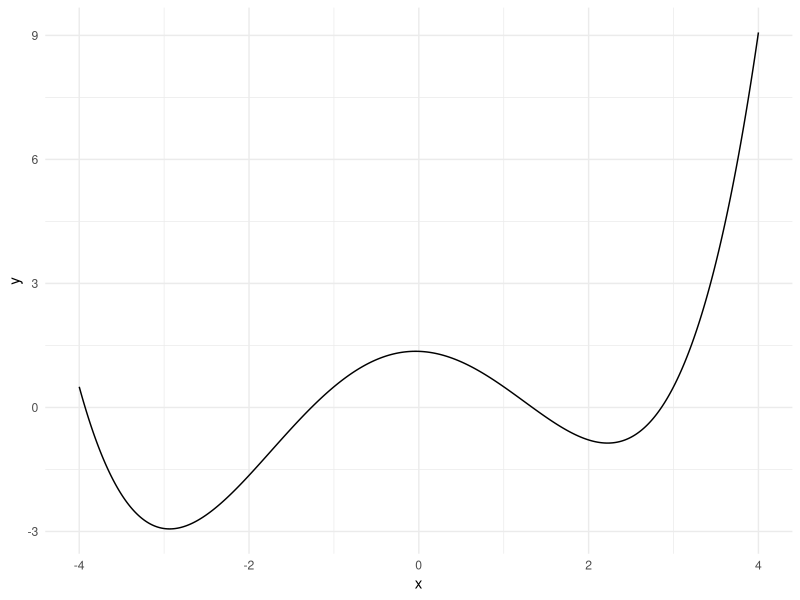
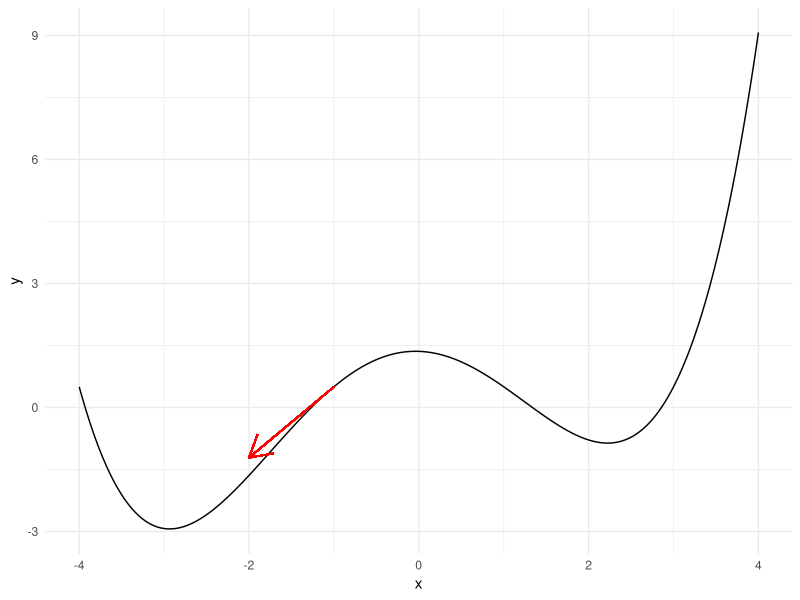
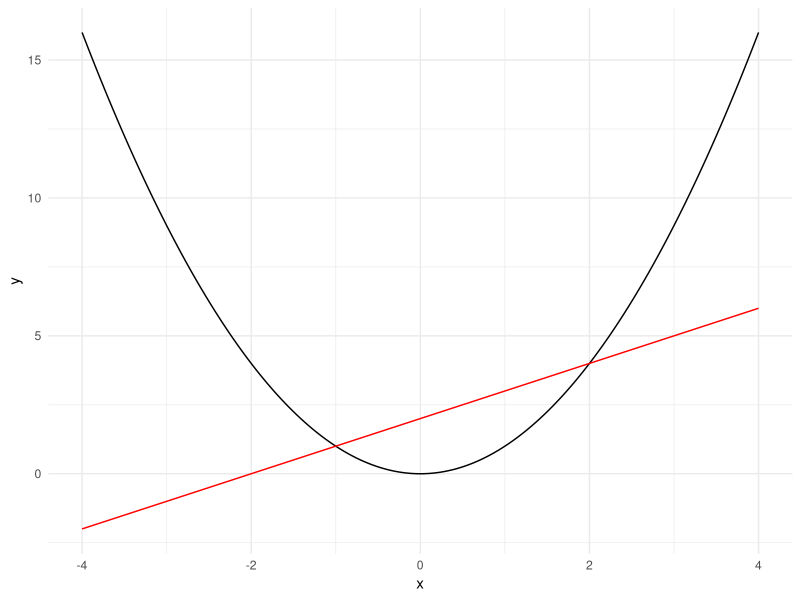
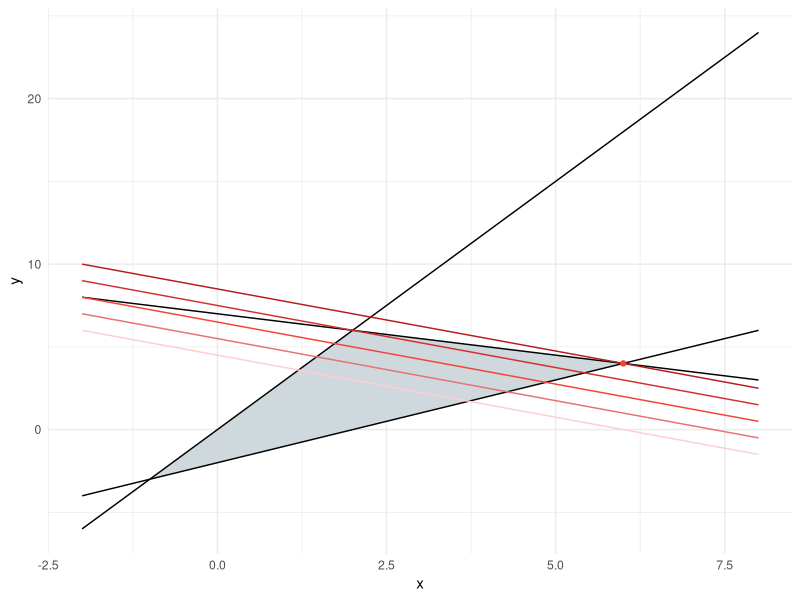
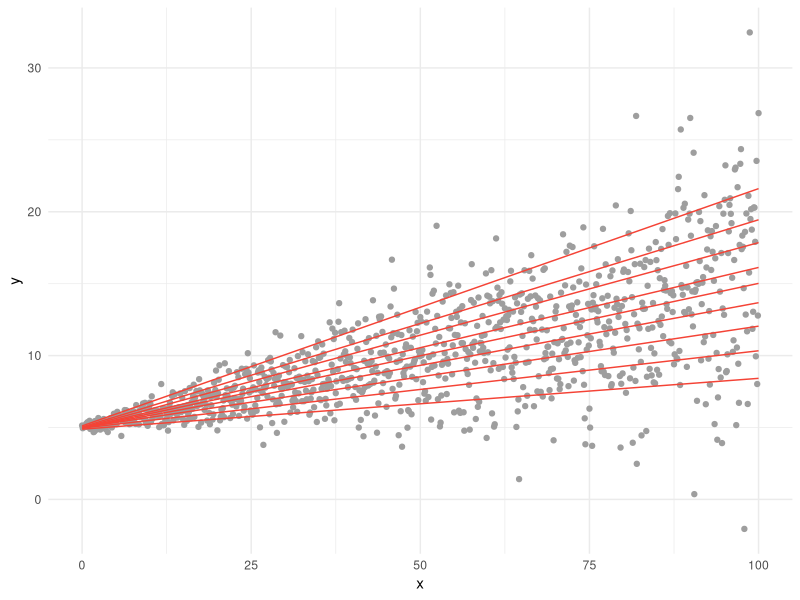

Write the R code that produced these figures, in order.
library(quantreg)
library(tidyverse)

f <- function(x) ((x+4) * (x+1) * (x-1) * (x-3)) / 14 + 0.5
f_prime <- function(x) (4 * x**3 + 3 * x**2 - 26 * x - 1) / 14
f_prime_prime <- function(x) (6 * x**2 + 3 * x - 13) / 7


p <- tibble(
         x = seq(-4, 4, 0.01),
         y = f(x)
     ) %>%
     ggplot(mapping = aes(x = x, y = y)) +
        geom_line() +
        theme_minimal() + xlab("x") + ylab("y")

ggsave('local_vs_global_minima.pdf', p)


p <- tibble(
         x = seq(-4, 4, 0.01),
         y = f(x)
     ) %>%
     ggplot(mapping = aes(x = x, y = y)) +
        geom_line() +
        geom_segment(mapping = aes(x = -1, y = f(-1),
                                   xend = -2, yend = f(-1) - f_prime(-1)),
                     arrow = arrow(), color = "red") +
        theme_minimal() + xlab("x") + ylab("y")

ggsave('derivative.pdf', p)


p <- tibble(
         x = seq(-4, 4, 0.01)
     ) %>%
     ggplot(mapping = aes(x = x)) +
        geom_line(mapping = aes(y = x**2)) +
        geom_line(mapping = aes(y = x + 2), color = "red") +
        theme_minimal() + xlab("x") + ylab("y")

ggsave('convex_function.pdf', p)


p <- tibble(
         x = seq(-2, 8, 0.01)
     ) %>%
     ggplot(mapping = aes(x = x)) +
        geom_polygon(data = tibble(x = c(2, -1, 6), y = c(6, -3, 4)),
                     mapping = aes(x = x, y = y), fill = "#CFD8DC") +
        geom_line(mapping = aes(y = 3*x)) +
        geom_line(mapping = aes(y = -x/2 + 7)) +
        geom_line(mapping = aes(y = x - 2)) +
        geom_line(mapping = aes(y = (-3*x + 18) / 4), color = "#FFCDD2") +
        geom_line(mapping = aes(y = (-3*x + 22) / 4), color = "#E57373") +
        geom_line(mapping = aes(y = (-3*x + 26) / 4), color = "#F44336") +
        geom_line(mapping = aes(y = (-3*x + 30) / 4), color = "#D32F2F") +
        geom_line(mapping = aes(y = (-3*x + 34) / 4), color = "#B71C1C") +
        geom_point(data = tibble(x = 6, y = 4),
                   mapping = aes(x = x, y = y), color = "#F44336") +
        theme_minimal() + xlab("x") + ylab("y")

ggsave('lp.pdf', p)


set.seed(42)
p <- tibble(
         x = seq(0, 100, 0.1),
         y = 5 + 0.1 * x + rnorm(length(x), 0, 0.1 + 0.05 * x)
     ) %>%
     ggplot(mapping = aes(x = x, y = y)) +
        geom_point(color = "#9E9E9E") +
        geom_quantile(quantiles = seq(0.1, 0.9, 0.1), color = "#F44336") +
        theme_minimal() + xlab("x") + ylab("y")

ggsave('quantile_regression.pdf', p)

